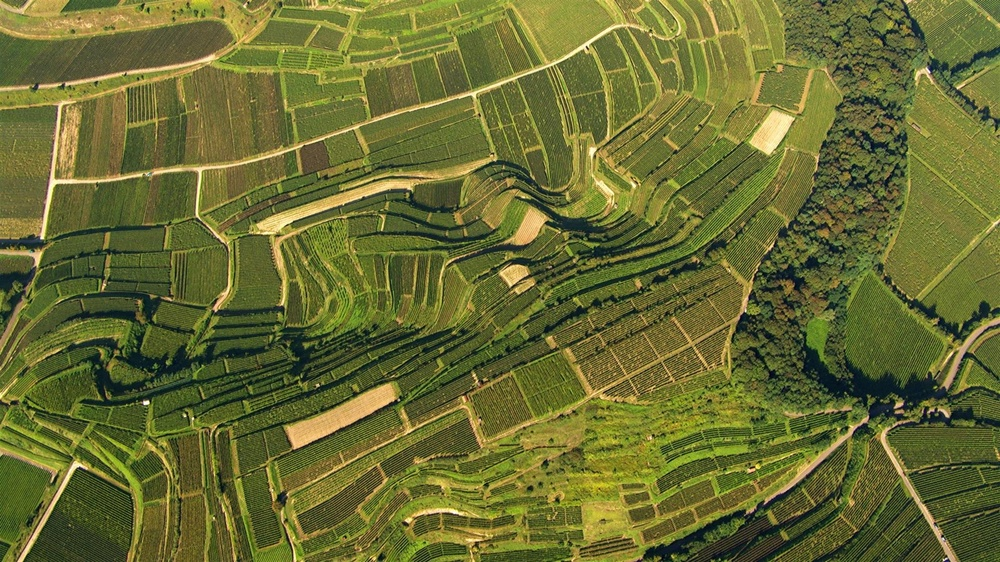
#> input picture Inv2/source/img1_2.jpg, 1000 x 562 px, shrunk from 1920 x 1080 before the run, found by its file name; its folder holds only this picture in this run
$ python k_means.py
#> lines starting #> are read from the running program, lines starting #| are printed output that depends on the picture; after the words box and inside, x2 and y2 are one past the last pixel; in counts of white or black regions, pixels touching at a corner belong together
import os
import numpy as np
from sklearn.cluster import KMeans
import matplotlib.pyplot as plt
from skimage import io


def image_segmentation(image, n_clusters=2):
    pixels = image.reshape((-1, 3))
    kmeans = KMeans(n_clusters=n_clusters, random_state=42)
    kmeans.fit(pixels)
    labels = kmeans.labels_
    segmented_image = labels.reshape(image.shape[:2])
    return segmented_image


def plot_images(original, segmented, title1='Original Image', title2='Segmented Image'):
    plt.figure(figsize=(10, 5))

    plt.subplot(1, 2, 1)
    plt.imshow(original)
    plt.title(title1)

    plt.subplot(1, 2, 2)
    plt.imshow(segmented, cmap='viridis')
    plt.title(title2)

    plt.show()


def process_images_in_directory(directory_path):
    for filename in os.listdir(directory_path):
        if filename.endswith(".jpg") or filename.endswith(".png"):
            image_path = os.path.join(directory_path, filename)
            original_image = io.imread(image_path)
#> original_image is the input picture: shape (562, 1000, 3); mean R, G, B 104.9, 108.3, 50.4
            segmented_image = image_segmentation(original_image)
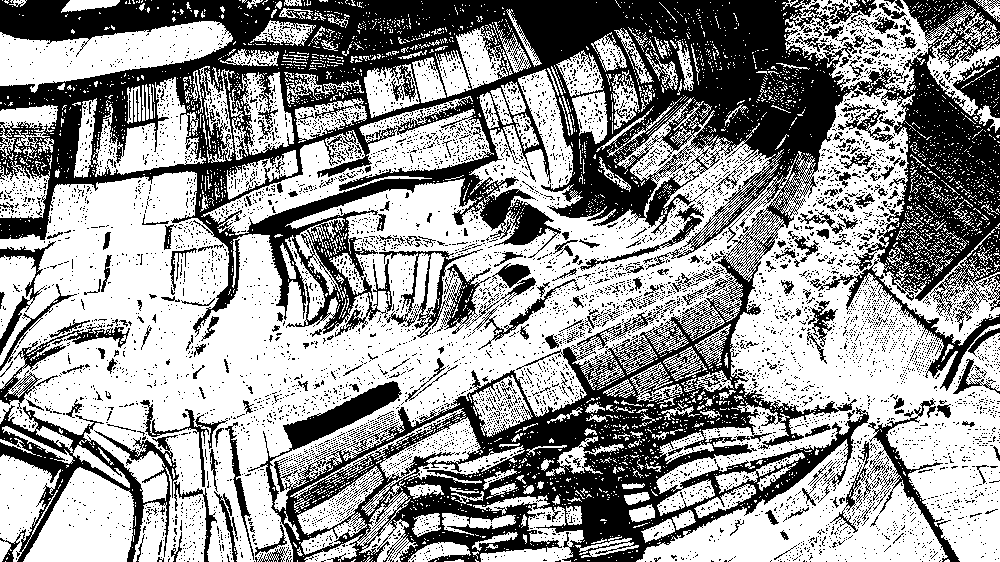
#> segmented_image: shape (562, 1000) int32; values 0 (black) and 1 (white), 59.2% white; 7239 black regions (6987 under 20 px), largest, box (x1, y1, x2, y2) and area: (0, 0, 1000, 562) 178359, (0, 405, 179, 562) 6292, (379, 249, 536, 338) 3245
            plot_images(original_image, segmented_image, title1=f'Original Image - {filename}',
                        title2=f'Segmented Image - {filename}')
#> in plot_images, `plt.show()`:
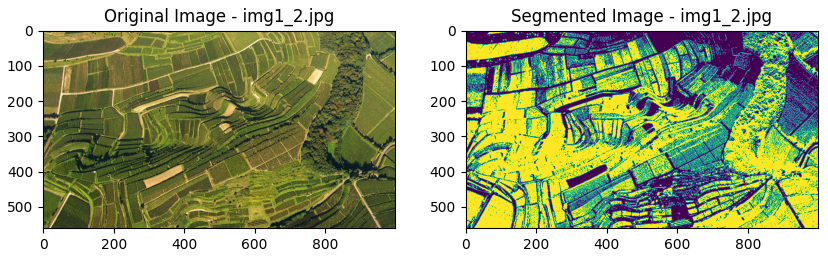
#> figure drawn by matplotlib, 2 panels


# Пример использования
initial_directory = "C:\Python_Project\DigitalMultimedia\Inv2\source"
process_images_in_directory(initial_directory)

$ run again, on Inv2/source/img2_2.jpg
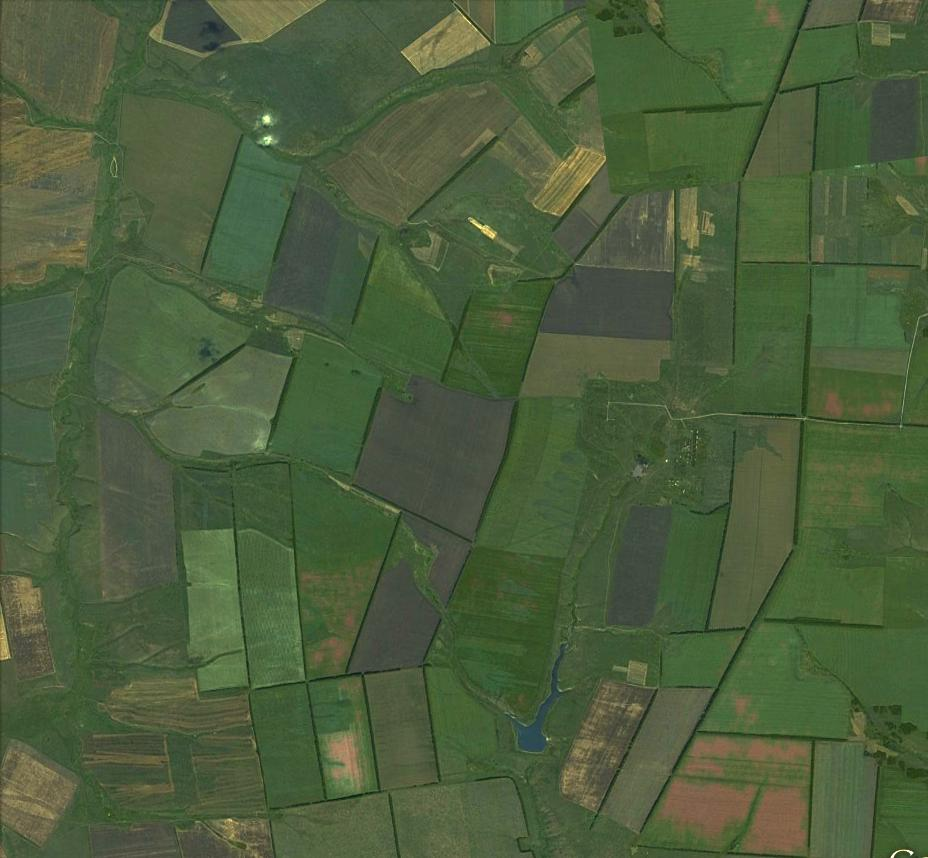
#> input picture Inv2/source/img2_2.jpg, 928 x 858 px, found by its file name
#> in process_images_in_directory, original_image is the input picture: shape (858, 928, 3); mean R, G, B 76, 93.7, 60.4
#> in process_images_in_directory, `segmented_image = image_segmentation(original_image)`:
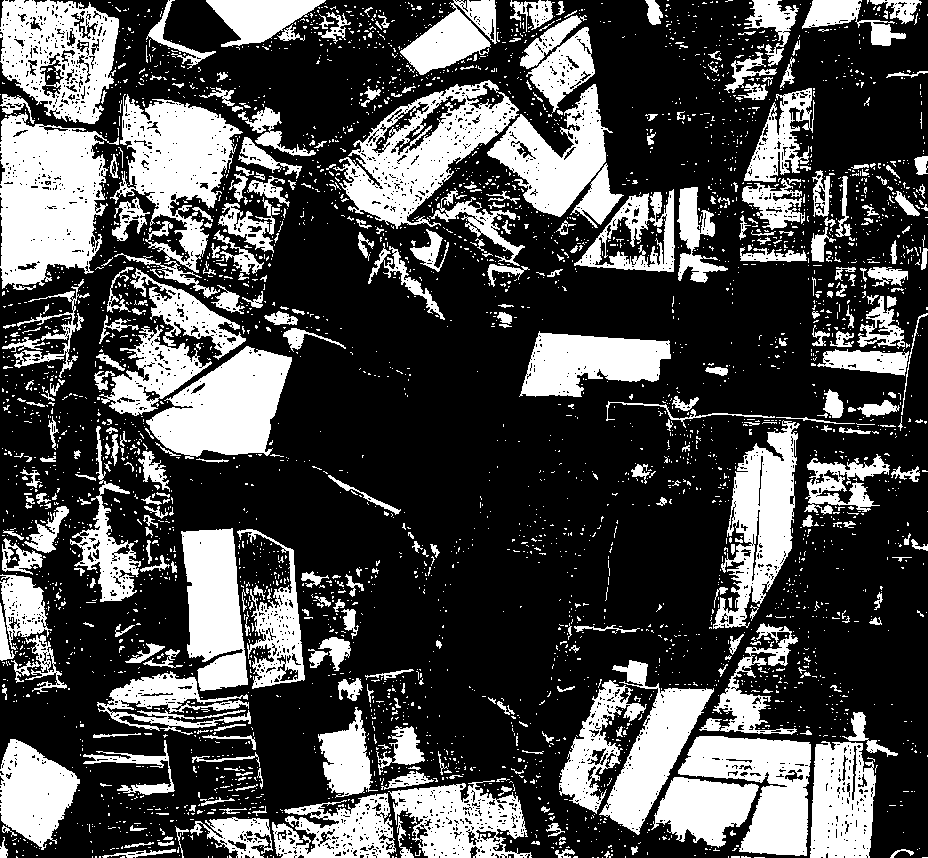
#> segmented_image: shape (858, 928) int32; values 0 (black) and 1 (white), 30.6% white; 3818 white regions (3445 under 20 px), largest, box (x1, y1, x2, y2) and area: (0, 112, 119, 290) 14115, (333, 80, 519, 229) 10757, (110, 94, 243, 273) 10664
#> in plot_images, `plt.show()`:
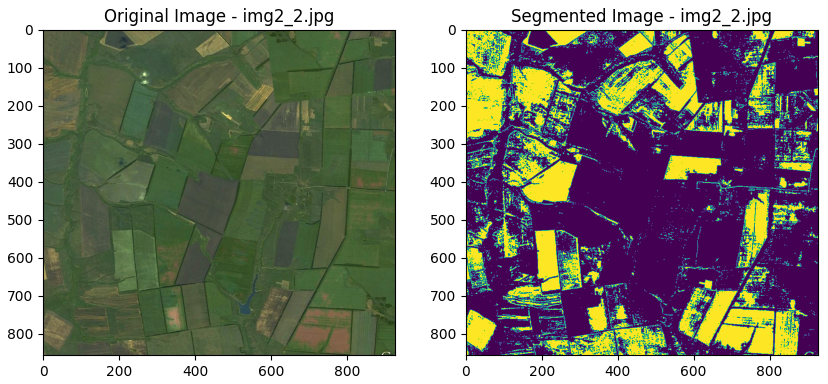
#> figure drawn by matplotlib, 2 panels

$ run again, on Inv2/source/img3.jpg
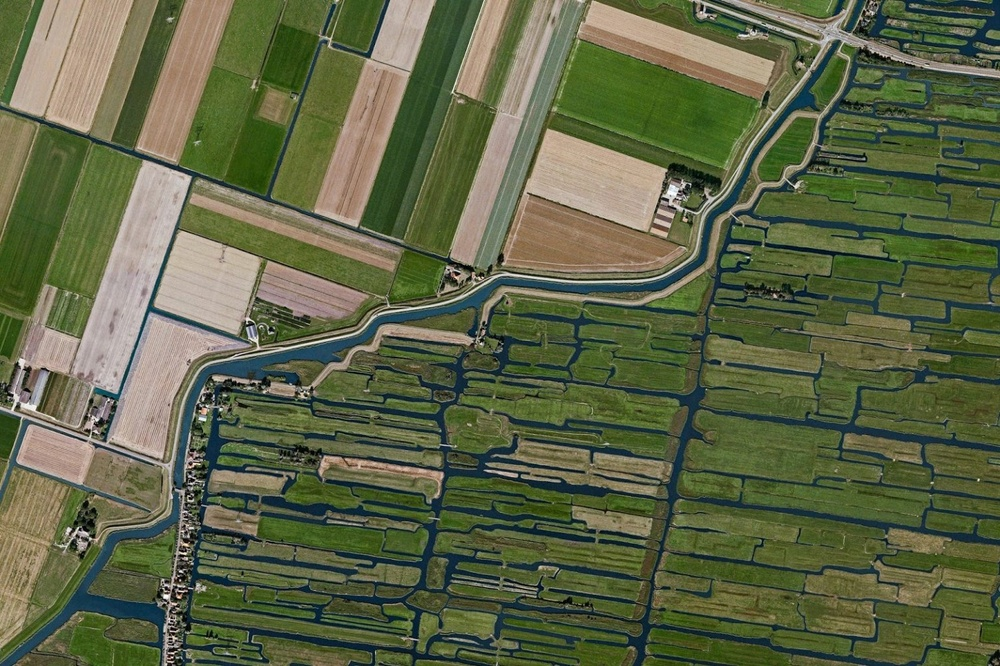
#> input picture Inv2/source/img3.jpg, 1000 x 666 px, shrunk from 1536 x 1023 before the run, found by its file name
#> in process_images_in_directory, original_image is the input picture: shape (666, 1000, 3); mean R, G, B 94, 101.3, 70.2
#> in process_images_in_directory, `segmented_image = image_segmentation(original_image)`:
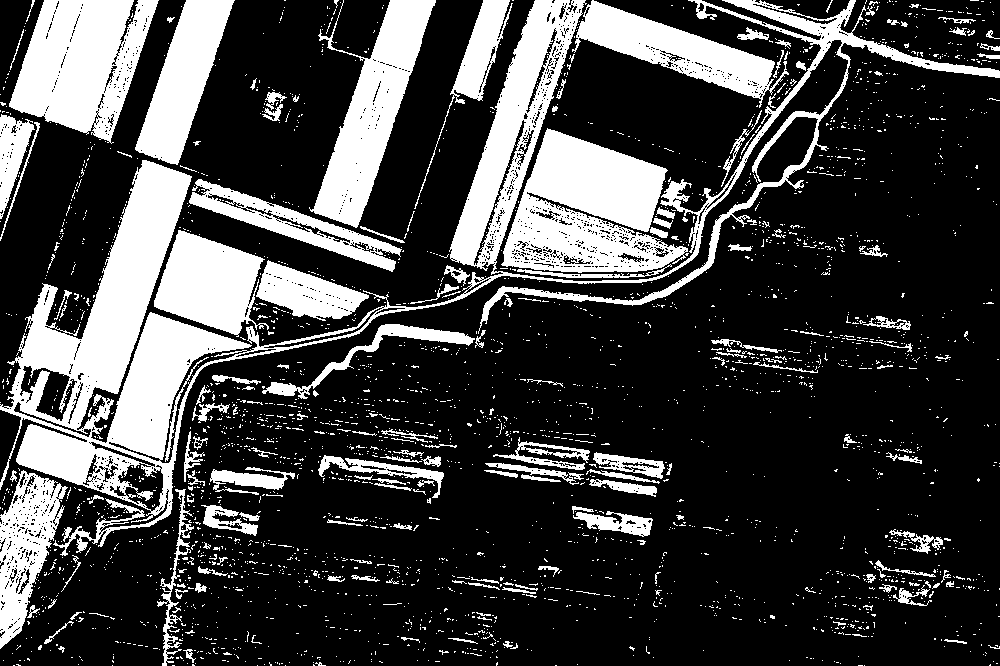
#> segmented_image: shape (666, 1000) int32; values 0 (black) and 1 (white), 25.4% white; 2882 white regions (2697 under 20 px), largest, box (x1, y1, x2, y2) and area: (0, 0, 1000, 556) 57155, (501, 128, 688, 273) 16208, (9, 0, 159, 144) 13575
#> in plot_images, `plt.show()`:
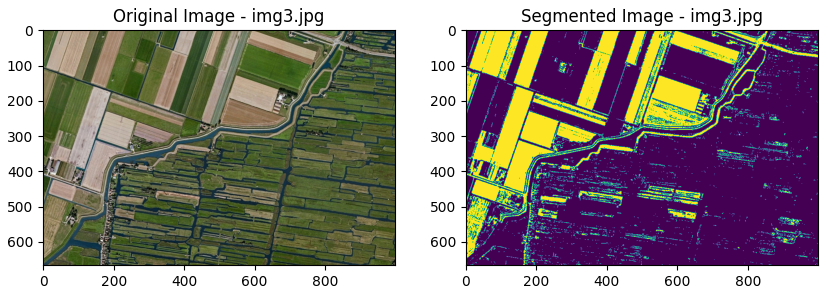
#> figure drawn by matplotlib, 2 panels

$ run again, on Inv2/source/img4_2.jpg
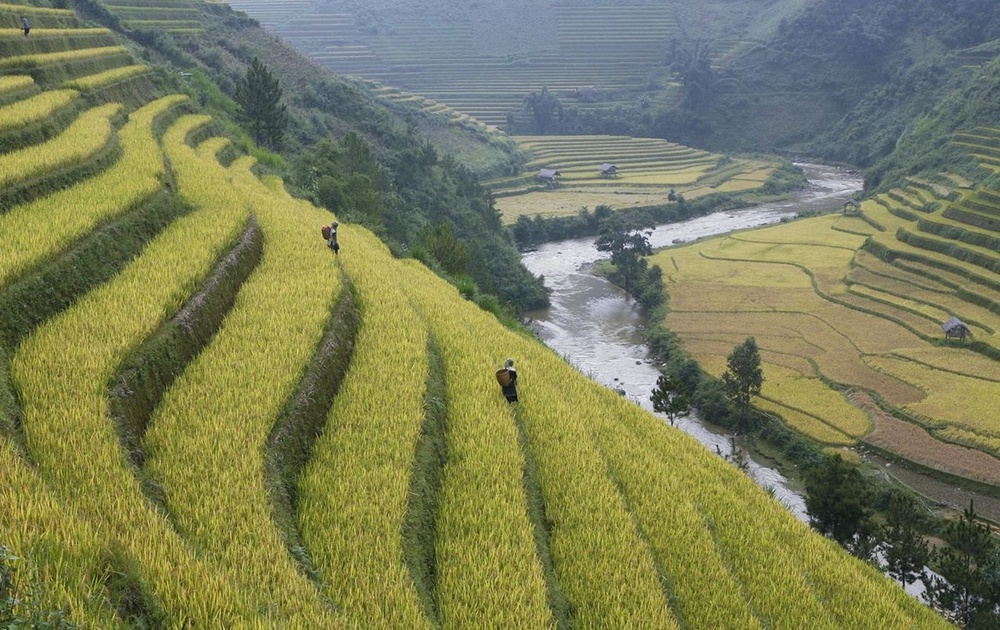
#> input picture Inv2/source/img4_2.jpg, 1000 x 630 px, shrunk from 1280 x 806 before the run, found by its file name
#> in process_images_in_directory, original_image is the input picture: shape (630, 1000, 3); mean R, G, B 122.8, 126.4, 89
#> in process_images_in_directory, `segmented_image = image_segmentation(original_image)`:
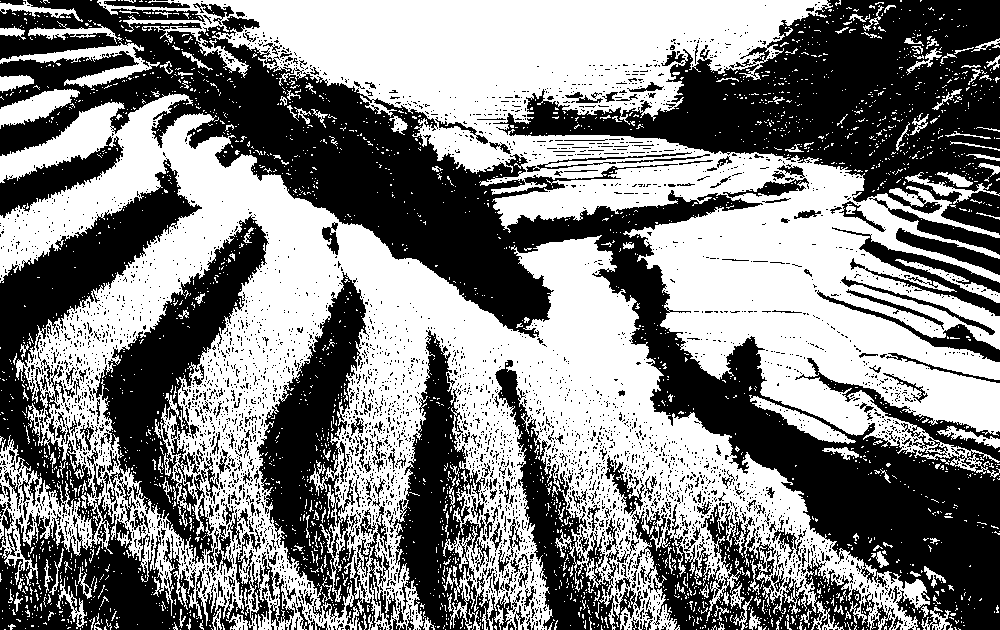
#> segmented_image: shape (630, 1000) int32; values 0 (black) and 1 (white), 51.1% white; 4279 black regions (3983 under 20 px), largest, box (x1, y1, x2, y2) and area: (0, 0, 1000, 630) 107406, (493, 0, 1000, 235) 50656, (0, 158, 269, 630) 34817
#> in plot_images, `plt.show()`:
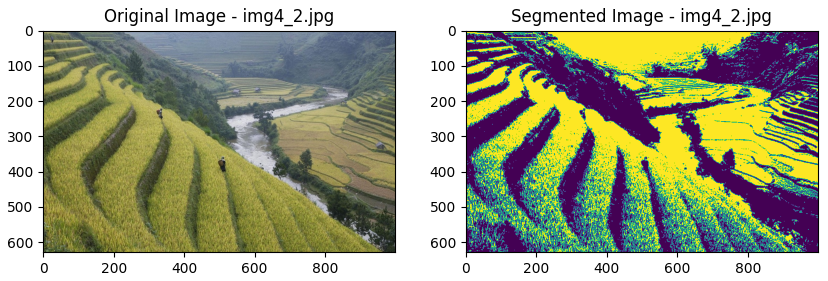
#> figure drawn by matplotlib, 2 panels
